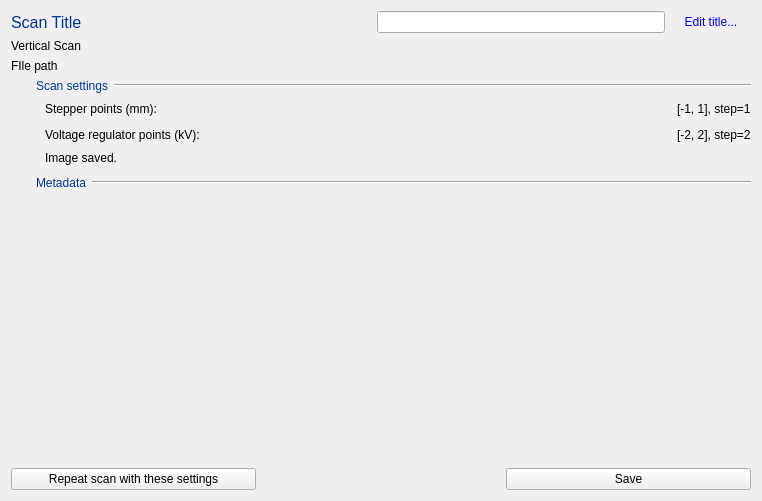
<?xml version="1.0" encoding="UTF-8"?>
<ui version="4.0">
 <class>dlgScanView</class>
 <widget class="QDialog" name="dlgScanView">
  <property name="geometry">
   <rect>
    <x>0</x>
    <y>0</y>
    <width>762</width>
    <height>501</height>
   </rect>
  </property>
  <property name="font">
   <font>
    <pointsize>9</pointsize>
   </font>
  </property>
  <property name="windowTitle">
   <string>Dialog</string>
  </property>
  <layout class="QVBoxLayout" name="verticalLayout_3">
   <item>
    <layout class="QHBoxLayout" name="layoutTitle">
     <item>
      <widget class="QLabel" name="lblScanTitle">
       <property name="styleSheet">
        <string notr="true">::enabled {
color:#003399;
font-size:12pt;
}
::!enabled {
color: #6699EE;
font-size:12pt;
}</string>
       </property>
       <property name="text">
        <string>Scan Title</string>
       </property>
      </widget>
     </item>
     <item>
      <spacer name="horizontalSpacer_5">
       <property name="orientation">
        <enum>Qt::Horizontal</enum>
       </property>
       <property name="sizeHint" stdset="0">
        <size>
         <width>40</width>
         <height>20</height>
        </size>
       </property>
      </spacer>
     </item>
     <item>
      <widget class="QLineEdit" name="txtEditTitle"/>
     </item>
     <item>
      <widget class="QPushButton" name="btnEditTitle">
       <property name="sizePolicy">
        <sizepolicy hsizetype="Maximum" vsizetype="Preferred">
         <horstretch>0</horstretch>
         <verstretch>0</verstretch>
        </sizepolicy>
       </property>
       <property name="maximumSize">
        <size>
         <width>16777215</width>
         <height>16777215</height>
        </size>
       </property>
       <property name="layoutDirection">
        <enum>Qt::LeftToRight</enum>
       </property>
       <property name="styleSheet">
        <string notr="true">color:blue</string>
       </property>
       <property name="text">
        <string>Edit title...</string>
       </property>
       <property name="autoDefault">
        <bool>true</bool>
       </property>
       <property name="flat">
        <bool>true</bool>
       </property>
      </widget>
     </item>
    </layout>
   </item>
   <item>
    <widget class="QLabel" name="lblScanKind">
     <property name="text">
      <string>Vertical Scan</string>
     </property>
    </widget>
   </item>
   <item>
    <widget class="QLabel" name="lblScanFile">
     <property name="text">
      <string>FIle path</string>
     </property>
    </widget>
   </item>
   <item>
    <layout class="QHBoxLayout" name="horizontalLayout_2">
     <item>
      <layout class="QVBoxLayout" name="verticalLayout_2">
       <item>
        <spacer name="verticalSpacer_2">
         <property name="orientation">
          <enum>Qt::Vertical</enum>
         </property>
         <property name="sizeType">
          <enum>QSizePolicy::Maximum</enum>
         </property>
         <property name="sizeHint" stdset="0">
          <size>
           <width>20</width>
           <height>40</height>
          </size>
         </property>
        </spacer>
       </item>
      </layout>
     </item>
     <item>
      <layout class="QVBoxLayout" name="verticalLayout">
       <property name="leftMargin">
        <number>5</number>
       </property>
       <item>
        <layout class="QHBoxLayout" name="horizontalLayout_12">
         <property name="topMargin">
          <number>0</number>
         </property>
         <item>
          <widget class="QLabel" name="label_25">
           <property name="sizePolicy">
            <sizepolicy hsizetype="Maximum" vsizetype="Preferred">
             <horstretch>0</horstretch>
             <verstretch>0</verstretch>
            </sizepolicy>
           </property>
           <property name="font">
            <font>
             <pointsize>9</pointsize>
            </font>
           </property>
           <property name="styleSheet">
            <string notr="true">::enabled {
color:#003399
}
::!enabled {
color: #6699EE;
}</string>
           </property>
           <property name="text">
            <string>Scan settings</string>
           </property>
          </widget>
         </item>
         <item>
          <widget class="Line" name="line_10">
           <property name="orientation">
            <enum>Qt::Horizontal</enum>
           </property>
          </widget>
         </item>
        </layout>
       </item>
       <item>
        <widget class="QFrame" name="frame_2">
         <property name="frameShape">
          <enum>QFrame::NoFrame</enum>
         </property>
         <property name="frameShadow">
          <enum>QFrame::Raised</enum>
         </property>
         <layout class="QGridLayout" name="gridLayout_2">
          <property name="topMargin">
           <number>0</number>
          </property>
          <property name="rightMargin">
           <number>0</number>
          </property>
          <property name="bottomMargin">
           <number>0</number>
          </property>
          <item row="0" column="0">
           <widget class="QLabel" name="label">
            <property name="text">
             <string>Stepper points (mm):</string>
            </property>
           </widget>
          </item>
          <item row="0" column="1">
           <spacer name="horizontalSpacer_3">
            <property name="orientation">
             <enum>Qt::Horizontal</enum>
            </property>
            <property name="sizeHint" stdset="0">
             <size>
              <width>104</width>
              <height>20</height>
             </size>
            </property>
           </spacer>
          </item>
          <item row="0" column="2">
           <widget class="QLabel" name="lblScanStepperPoints">
            <property name="text">
             <string>[-1, 1], step=1</string>
            </property>
           </widget>
          </item>
          <item row="1" column="0">
           <widget class="QLabel" name="label_2">
            <property name="text">
             <string>Voltage regulator points (kV):</string>
            </property>
           </widget>
          </item>
          <item row="1" column="1">
           <spacer name="horizontalSpacer_4">
            <property name="orientation">
             <enum>Qt::Horizontal</enum>
            </property>
            <property name="sizeHint" stdset="0">
             <size>
              <width>40</width>
              <height>20</height>
             </size>
            </property>
           </spacer>
          </item>
          <item row="1" column="2">
           <widget class="QLabel" name="lblScanVregPoints">
            <property name="text">
             <string>[-2, 2], step=2</string>
            </property>
           </widget>
          </item>
          <item row="2" column="0">
           <widget class="QLabel" name="lblScanImageSaved">
            <property name="text">
             <string>Image saved.</string>
            </property>
           </widget>
          </item>
         </layout>
        </widget>
       </item>
       <item>
        <layout class="QHBoxLayout" name="horizontalLayout_13">
         <property name="topMargin">
          <number>5</number>
         </property>
         <item>
          <widget class="QLabel" name="label_26">
           <property name="sizePolicy">
            <sizepolicy hsizetype="Maximum" vsizetype="Preferred">
             <horstretch>0</horstretch>
             <verstretch>0</verstretch>
            </sizepolicy>
           </property>
           <property name="font">
            <font>
             <pointsize>9</pointsize>
            </font>
           </property>
           <property name="styleSheet">
            <string notr="true">::enabled {
color:#003399
}
::!enabled {
color: #6699EE;
}</string>
           </property>
           <property name="text">
            <string>Metadata</string>
           </property>
          </widget>
         </item>
         <item>
          <widget class="Line" name="line_11">
           <property name="orientation">
            <enum>Qt::Horizontal</enum>
           </property>
          </widget>
         </item>
        </layout>
       </item>
       <item>
        <widget class="QFrame" name="frame">
         <property name="frameShape">
          <enum>QFrame::NoFrame</enum>
         </property>
         <property name="frameShadow">
          <enum>QFrame::Raised</enum>
         </property>
         <layout class="QGridLayout" name="layoutMetadata">
          <property name="topMargin">
           <number>0</number>
          </property>
          <property name="rightMargin">
           <number>0</number>
          </property>
          <property name="bottomMargin">
           <number>0</number>
          </property>
         </layout>
        </widget>
       </item>
       <item>
        <spacer name="verticalSpacer">
         <property name="orientation">
          <enum>Qt::Vertical</enum>
         </property>
         <property name="sizeHint" stdset="0">
          <size>
           <width>20</width>
           <height>40</height>
          </size>
         </property>
        </spacer>
       </item>
      </layout>
     </item>
    </layout>
   </item>
   <item>
    <layout class="QHBoxLayout" name="horizontalLayout">
     <item>
      <widget class="QPushButton" name="btnRepeatScan">
       <property name="sizePolicy">
        <sizepolicy hsizetype="Expanding" vsizetype="Fixed">
         <horstretch>0</horstretch>
         <verstretch>0</verstretch>
        </sizepolicy>
       </property>
       <property name="text">
        <string>Repeat scan with these settings</string>
       </property>
      </widget>
     </item>
     <item>
      <spacer name="horizontalSpacer">
       <property name="orientation">
        <enum>Qt::Horizontal</enum>
       </property>
       <property name="sizeHint" stdset="0">
        <size>
         <width>40</width>
         <height>20</height>
        </size>
       </property>
      </spacer>
     </item>
     <item>
      <widget class="QPushButton" name="btnSave">
       <property name="sizePolicy">
        <sizepolicy hsizetype="Expanding" vsizetype="Fixed">
         <horstretch>0</horstretch>
         <verstretch>0</verstretch>
        </sizepolicy>
       </property>
       <property name="text">
        <string>Save</string>
       </property>
      </widget>
     </item>
    </layout>
   </item>
  </layout>
 </widget>
 <resources/>
 <connections/>
</ui>
